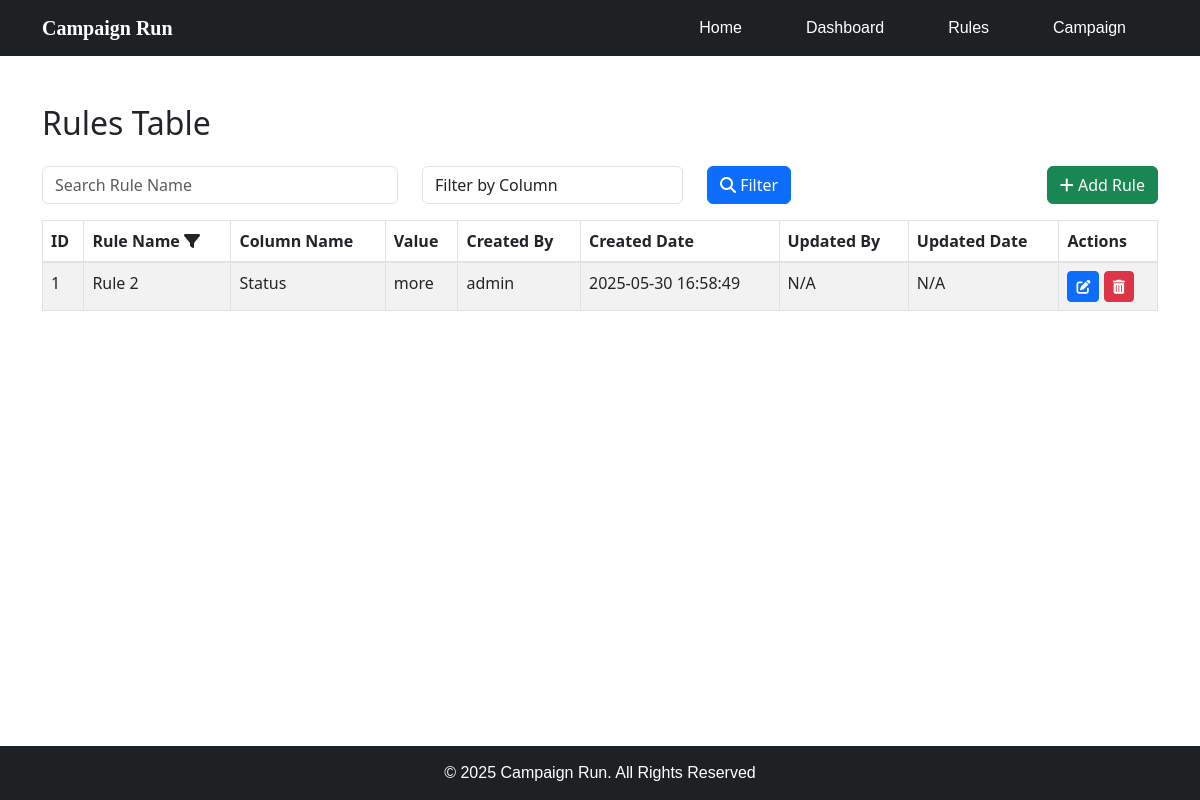
/rules/table, run on an earlier commit of the app's database.
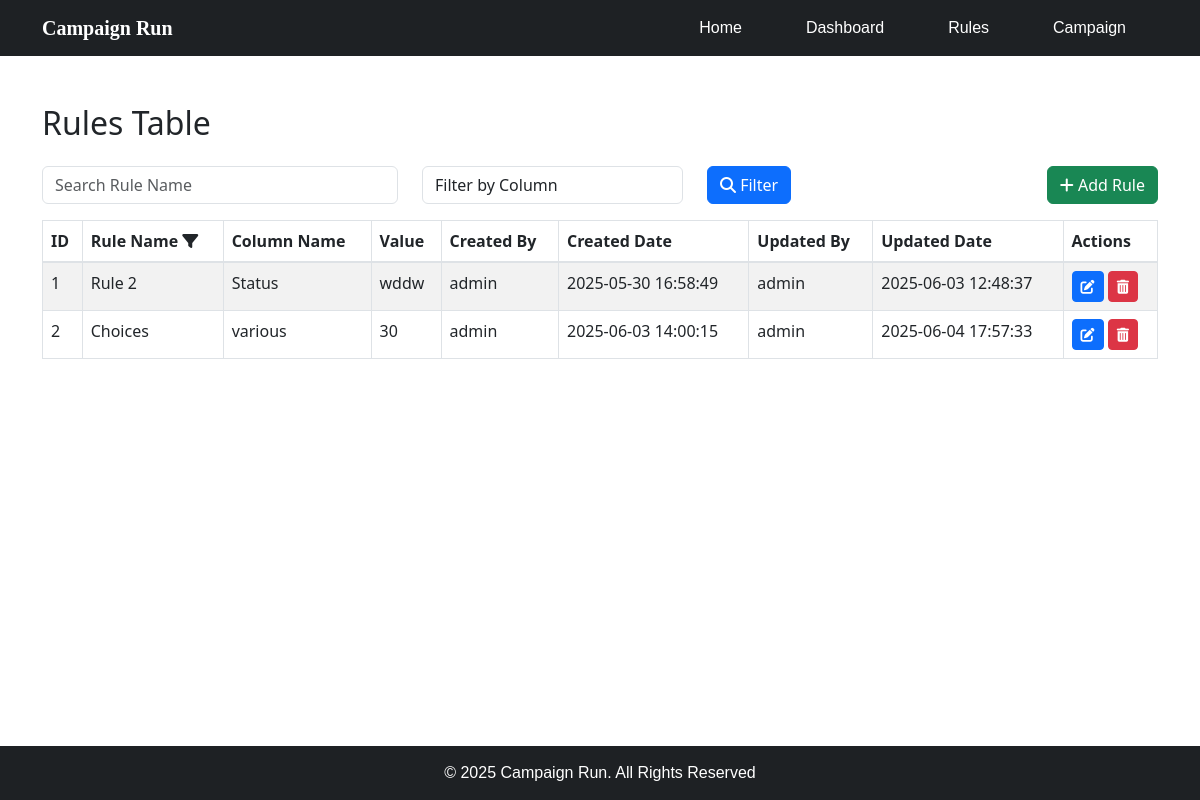
And on a later commit of the database.
### tables this page shows
CREATE TABLE rules (
                        id INTEGER PRIMARY KEY AUTOINCREMENT,
                        rule_name TEXT,
                        column_name TEXT,
                        value TEXT,
                        created_by TEXT,
                        created_date TEXT,
                        updated_by TEXT,
                        updated_date TEXT
                    );

### app.py (the view)
@app.route('/rules/table')
def rules_table():
    with sqlite3.connect(DB_NAME) as conn:
        c = conn.cursor()
        c.execute("SELECT * FROM rules")
        rules_data = c.fetchall()
    return render_template('rules.html', rules=rules_data)

### templates/rules.html (shortened to what this page needs)
{% extends 'base.html' %}
{% block content %}
<head>
    <link rel="stylesheet" href="https://cdn.jsdelivr.net/npm/bootstrap@5.3.0/dist/css/bootstrap.min.css">
    <link rel="stylesheet" href="https://cdnjs.cloudflare.com/ajax/libs/font-awesome/6.4.0/css/all.min.css">
</head>
<div class="container mt-5">
    <h2 class="mb-4">Rules Table</h2>
    <form method="GET" class="row mb-3">
        <div class="col-md-4">
            <input type="text" name="search" class="form-control" placeholder="Search Rule Name">
        </div>
        <div class="col-md-3">
            <select name="column" class="form-control">
                <option value="">Filter by Column</option>
            </select>
        </div>
        <div class="col-md-2">
            <button type="submit" class="btn btn-primary"><i class="fas fa-search"></i> Filter</button>
        </div>
        <div class="col-md-3 text-end">
            <a href="{{ url_for('add_rules') }}" class="btn btn-success"><i class="fas fa-plus"></i> Add Rule</a>
        </div>
    </form>
    <table class="table table-bordered table-striped">
        <thead>
        <tr>
            <th>ID</th>
            <th>Rule Name <i class="fas fa-filter"></i></th>
            <th>Column Name</th>
            <th>Value</th>
            <th>Created By</th>
            <th>Created Date</th>
            <th>Updated By</th>
            <th>Updated Date</th>
            <th>Actions</th>
        </tr>
        </thead>
        <tbody>
        {% for rule in rules %}
        <tr>
            <td>{{ rule[0] }}</td>
            <td>{{ rule[1] }}</td>
            <td>{{ rule[2] }}</td>
            <td>{{ rule[3] }}</td>
            <td>{{ rule[4] }}</td>
            <td>{{ rule[5] }}</td>
            <td>{{ rule[6] or 'N/A' }}</td>
            <td>{{ rule[7] or 'N/A' }}</td>
            <td>
                <a href="{{ url_for('edit_rule', id=rule[0]) }}" class="btn btn-sm btn-primary"><i class="fas fa-edit"></i></a>
                <a href="{{ url_for('delete_rule', id=rule[0]) }}" class="btn btn-sm btn-danger"><i class="fas fa-trash-alt"></i></a>
            </td>
        </tr>
        {% endfor %}
        </tbody>
    </table>
</div>
{% endblock %}

### templates/base.html (shortened to what this page needs)
<!DOCTYPE html>
<html lang="en">
<head>
  <link href="https://cdn.jsdelivr.net/npm/bootstrap@5.3.3/dist/css/bootstrap.min.css" rel="stylesheet"/>
  <link rel="stylesheet" href="{{ url_for('static', filename='style.css') }}">
  <link rel="stylesheet" href="https://stackpath.bootstrapcdn.com/bootstrap/4.5.2/css/bootstrap.min.css">
</head>
<body>
<nav class="navbar navbar-expand-lg">
  <div class="container">
    <a class="navbar-brand text-white" href="#">Campaign Run</a>
    <ul class="navbar-nav d-flex flex-row ms-auto">
      <li class="nav-item mx-4">
        <a class="nav-link" href="{{ url_for('home') }}">Home</a>
      </li>
      <li class="nav-item mx-4">
        <a class="nav-link" href="{{ url_for('dashboard') }}">Dashboard</a>
      </li>
      <li class="nav-item mx-4">
        <a class="nav-link" href="{{ url_for('rules_table') }}">Rules</a>
      </li>
      <li class="nav-item mx-4">
        <a class="nav-link" href="{{ url_for('campaign_table') }}">Campaign</a>
      </li>
    </ul>
  </div>
</nav>
{% block content %}
{% endblock %}
<footer>
  © 2025 Campaign Run. All Rights Reserved
</footer>
</body>
</html>

### static/style.css (style rules this page uses)
body { background-color: #ffffff; font-family: Arial; display: flex; flex-direction: column; min-height: 100vh; }
.navbar, footer { background-color: #1e2124; font-family: Arial, Helvetica, sans-serif; }
.navbar-brand { font-weight: bold; font-size: 1.3rem; font-family: cursive; }
.nav-link { color: white !important; font-size: 0.95rem; }
footer { text-align: center; color: white; padding: 15px 0; margin-top: auto; }
.table thead { background-color: #343a40; color: white; }

What changed in the data, as far as the page shows it:
changed rules "Rule 2": value "more" → "wddw"; updated_by "N/A" → "admin"; updated_date "N/A" → "2025-06-03 12:48:37"
added rules: id "2", rule_name "Choices", column_name "various", value "30", created_by "admin", created_date "2025-06-03 14:00:15", updated_by "admin", updated_date "2025-06-04 17:57:33"
